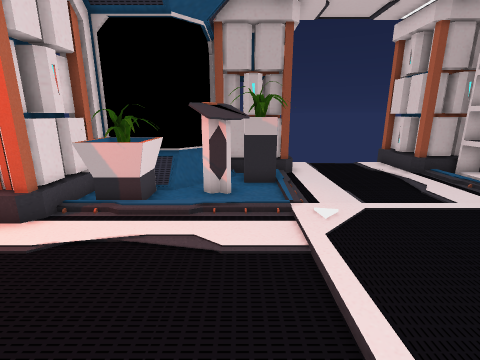
view 1 (above)

17 first-person views from a walk through a scene from a Unity 3-D project. The camera is 1.3 m above the floor, tilts 14° down and sees 85° across. Doors are open. The floor is counted in squares, 0.5 m on a side. Each view is taken from the middle of a square. On the plan, view 1 faces up. The plan holds only what a view shows up to about 18 squares ahead; the rest is blank. The place goes on beyond the plan. The player is left out.

view 2
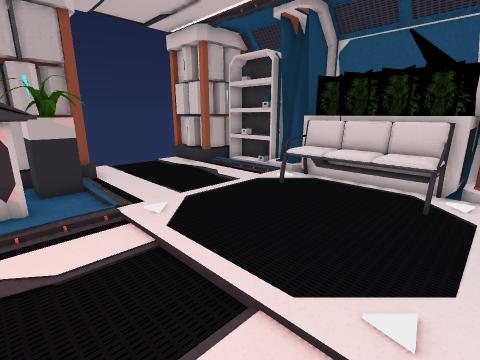

view 3
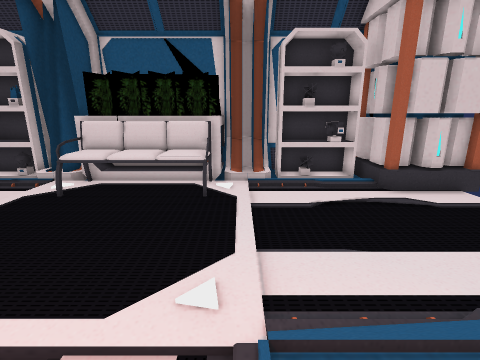

view 4
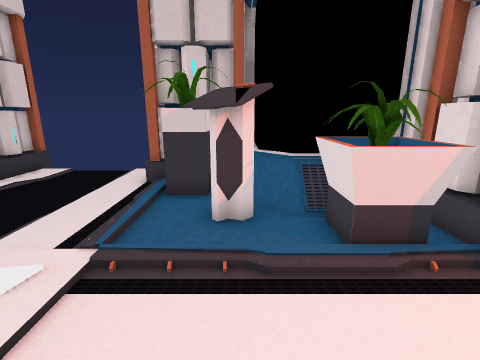

view 5
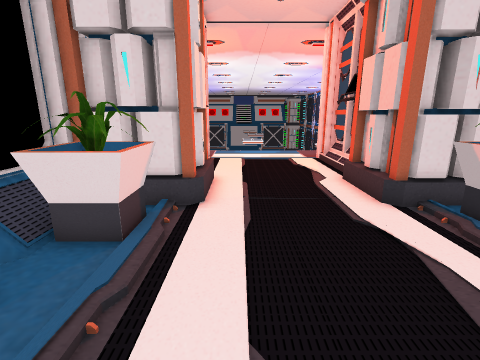

view 6
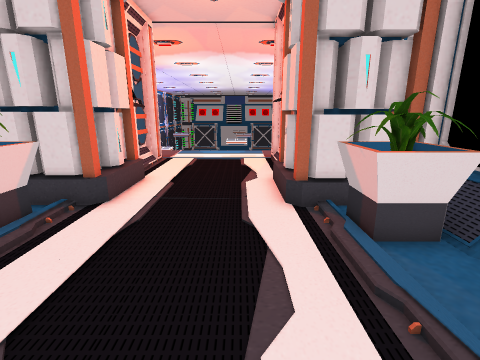

view 7
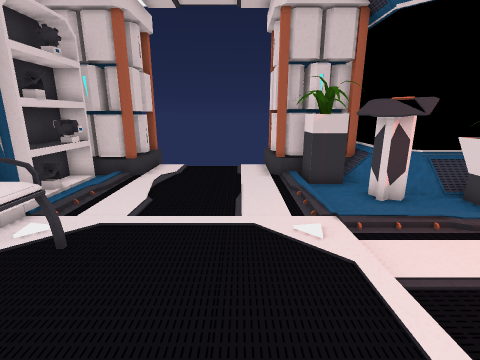

view 8
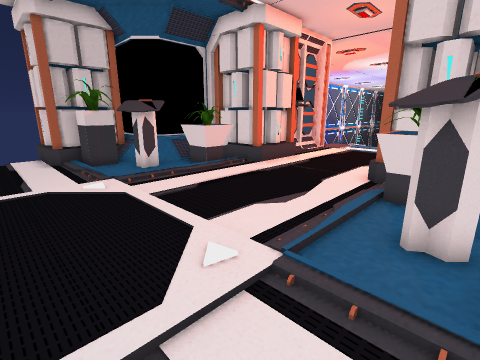

view 9
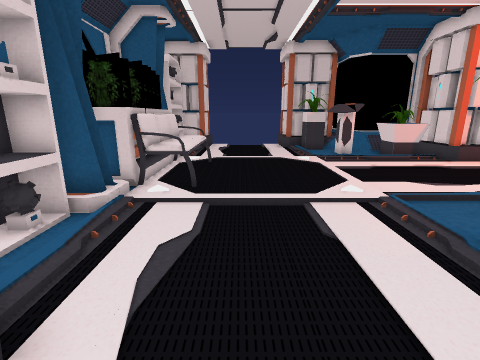

view 10
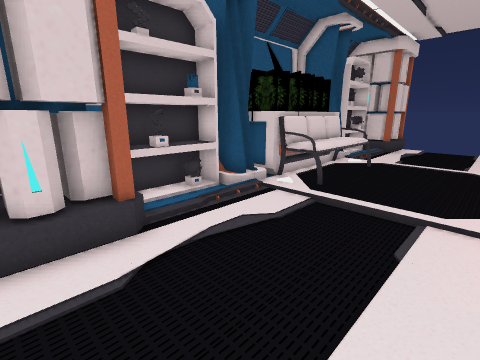

view 11
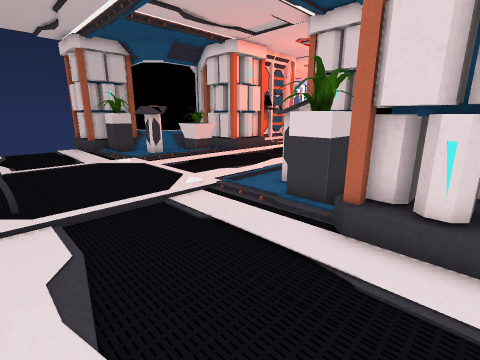

view 12
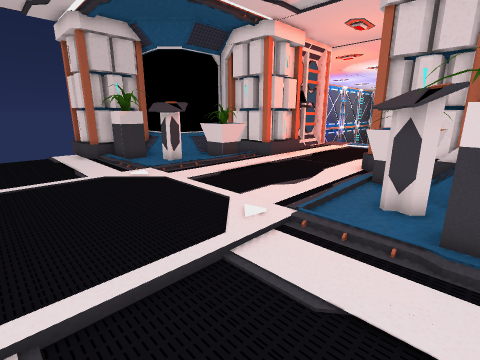

view 13
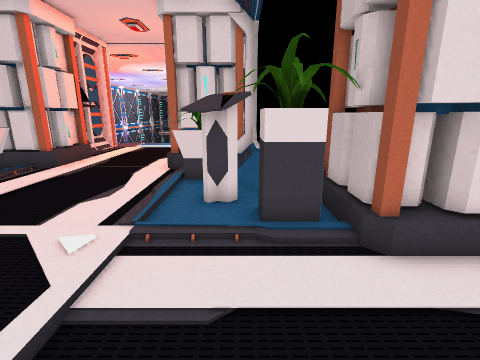

view 14
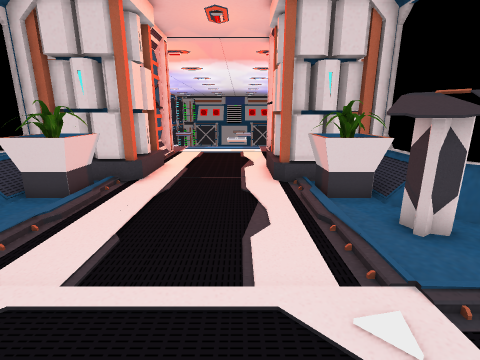

view 15
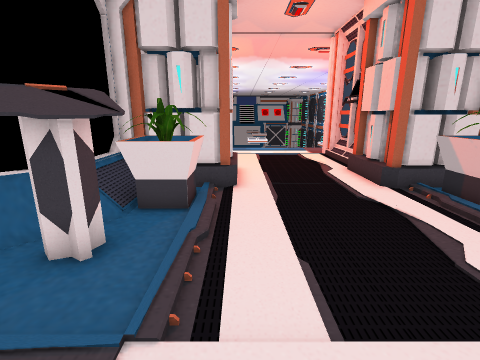

view 16
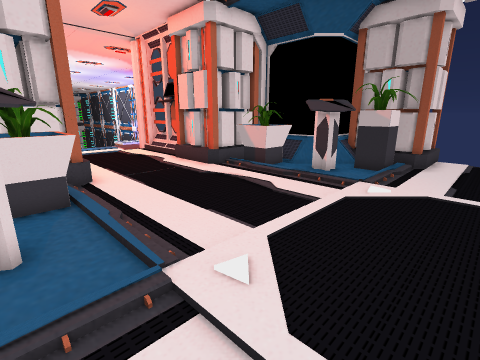

view 17
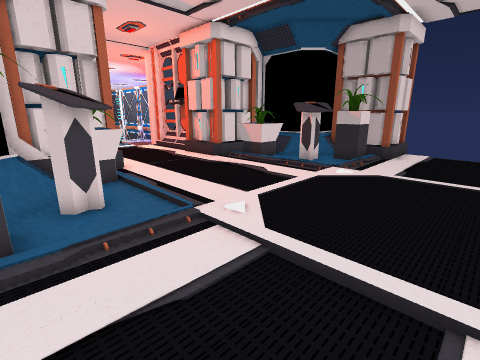

### Floor plan
Points are (right, up) in squares from view 1. A wall is a line through its corners. A room is listed if a view was taken in it or the views show most of it. See-through windows are left out.
Room 1 (views 1, 2, 3, 4, 5, 6, 7, 8, 9, 10, 11, 12, 13, 14, 15, 16, 17)
walls: (-2.6, -3.1) (-1.6, -4.2) (-1.6, -6.6); (-2.3, 10.6) (-5.5, 10.6); (-5.5, -3.3) (-2.5, -3.3); (-6.5, -2.9) (-5.4, -2.9); (9.8, 7.9) (11.4, 7.9); (10.4, 7.4) (10.9, 7.4); (-1.5, -7.3) (-1, -7.3); (-1.6, 14.5) (-1.6, 11.7) (-2.5, 10.8) (-5.5, 10.8) (-5.5, 10.2) (-6.5, 10.2); (12.4, -1.9) (12.4, -1.4)
low walls: (-2.5, -2.5) (-1.1, -3.9); (-2.6, -2.5) (-2.6, -3.1); (-2.5, -2.7) (-1.4, -3.8); (-1.3, 11.1) (-2.5, 9.8); (-1.4, 11.2) (-2.5, 10); (-1.7, 11.2) (-2.3, 10.6); (-0.7, 11.6) (-1.2, 11.2); (12.4, 11.9) (12.4, 12.4)
ways out: open door at (-14.5, 3.3); open door at (5.5, 13.4); open door at (5.7, -8.6)
objects: computer (-14, 7) to (-10, 8); computer (-13, 0) to (-10, 0); battery (-9, 7) to (-5, 10); battery (-7, 0); battery (-6, -2) to (-5, -1); computer (-6, 0); other object (-4, -2) to (-3, 0); other object (-4, 8) to (-3, 10); console (-2, -3) to (0, -1); console (-2, 8) to (0, 10); battery (0, -8) to (3, -7); plant (0, -5) to (1, -4); plant (0, 12); battery (1, 14) to (2, 15); sofa (8, 1) to (10, 6); battery (9, -8) to (9, -7); battery (9, 14) to (9, 15); shelf (10, -5) to (11, -2); shelf (10, 9) to (11, 12)

Positions as (right, up) in squares from view 1, and headings:
1: (0, 0), facing up
2: (-1, 0), facing up-right
3: (-1, 0), facing right
4: (-1, 4), facing down
5: (2, 2), facing left
6: (2, 5), facing left
7: (4, 6), facing down
8: (5, 10), facing down-left
9: (6, 15), facing down
10: (3, 15), facing down-right
11: (8, 15), facing down-left
12: (7, 11), facing down-left
13: (7, 10), facing left
14: (5, 5), facing left
15: (4, 1), facing left
16: (5, -2), facing up-left
17: (7, -4), facing up-left
